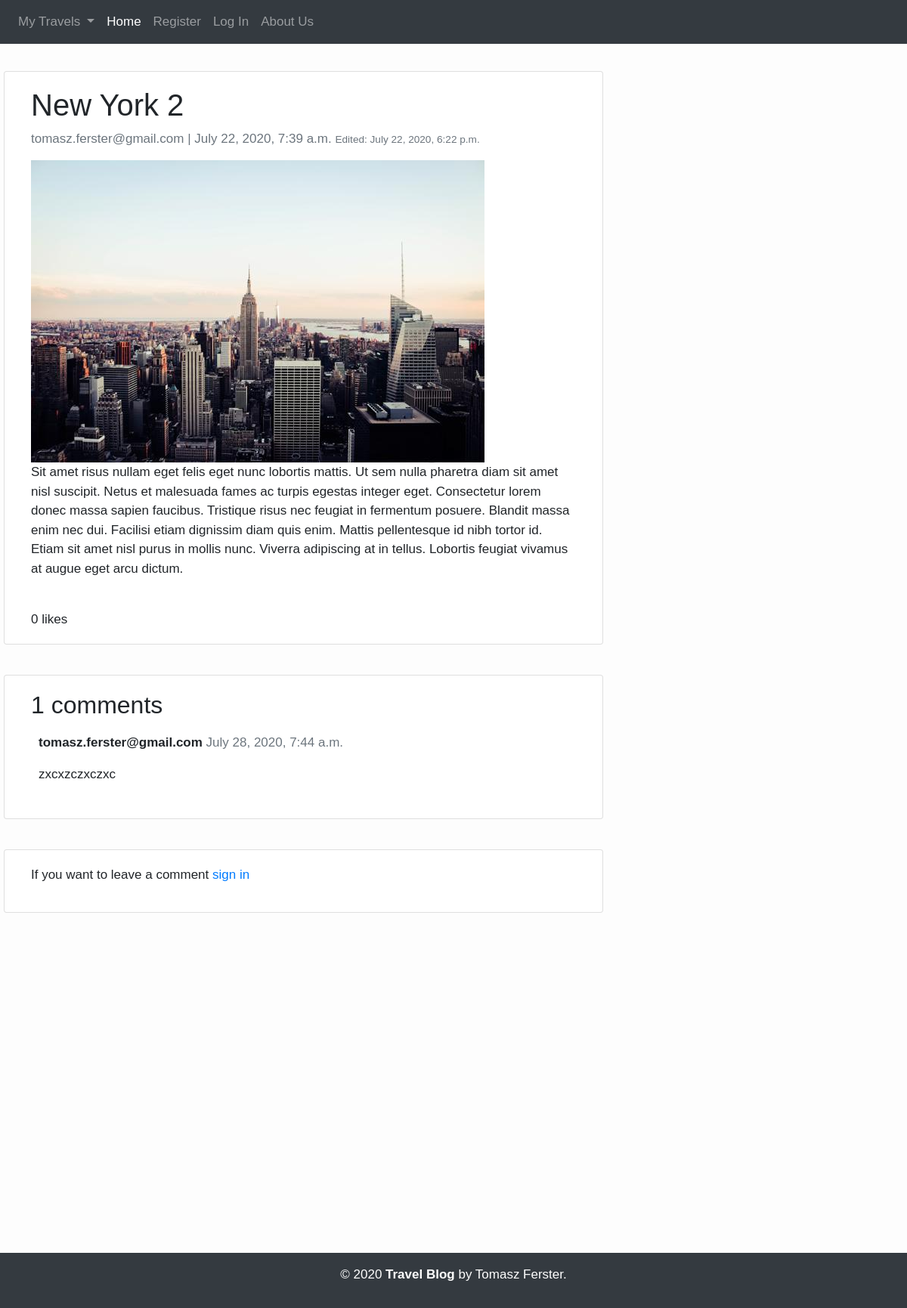
Page /6 on the committed database.
### main/models.py (models this page shows, shortened)
class Post(models.Model):
    post_category = models.ForeignKey(PostCategory, on_delete=models.CASCADE, related_name='posts')
    author = models.ForeignKey(Account, on_delete=models.CASCADE, related_name='blog_posts')  # related_name is used to make it User.blog_posts instead of User.post_set
    title = models.CharField(max_length=25)
    date_published = models.DateTimeField(auto_now_add=True)
    date_modified = models.DateTimeField(auto_now=True)
    image = models.ImageField(upload_to='post_images', blank=False, null=False)
    content = models.TextField(blank=False, null=False)
    likes  = models.ManyToManyField(Account, related_name='likes', blank=True)
    class Meta:
        verbose_name_plural = 'Posts'
        ordering = ['-date_published']
    def total_likes(self):
        return self.likes.count()

class PostComment(models.Model):
    user                = models.ForeignKey(Account, on_delete=models.CASCADE)
    post                = models.ForeignKey(Post, on_delete=models.CASCADE, related_name='comments')
    comment_date        = models.DateTimeField(auto_now_add=True)
    comment_text        = models.TextField(max_length=150)
    active              = models.BooleanField(default=False)
    class Meta:
        ordering = ['-comment_date']

### account/models.py (models this page shows, shortened)
class Account(AbstractBaseUser):
    email           = models.EmailField(max_length=50, unique=True)
    username        = models.CharField(max_length=50, unique=True)
    date_joined     = models.DateTimeField(auto_now_add=True)
    last_login      = models.DateTimeField(auto_now=True)
    is_admin        = models.BooleanField(default=False)
    is_active       = models.BooleanField(default=True)
    is_staff        = models.BooleanField(default=False)
    is_superuser    = models.BooleanField(default=False)
    USERNAME_FIELD = 'email'                # use email instead of username
    REQUIRED_FIELDS = ['username']          # besides email, username will be required
    objects = MyAccountManager()
    def __str__(self):
        return self.email

### main/views.py (the view, shortened to what this page needs)
# urls.py: path('<int:pk>', views.PostDetailView.as_view(), name='post-detail'),
class PostDetailView(PostLikeAndComment, FormMixin, DetailView):
    queryset = Post.objects.all()
    context_object_name = 'post'
    template_name = 'main/post_detail.html'
    form_class = CommentForm
    def get_context_data(self, *args, **kwargs):
        context = super(PostDetailView, self).get_context_data(*args, **kwargs)
        context['comment_form'] = CommentForm()
        context['comments'] = self.object.comments.filter(active=True)
        context['liked'] = self.object.likes.filter(pk=self.request.user.pk)
        return context

### main/context_processors.py (called while the page is built)
def post_categories(request):
    categories = PostCategory.objects.all()
    return {"categories": categories}

### main/models.py (called while the page is built)
    def get_absolute_url(self):
        return reverse("main:post-sort", kwargs={"single_slug": self.slug})

### main/templates/main/post_detail.html
{% extends 'base.html' %}
{% load crispy_forms_tags %}
{% block content %}
<div class="row">
  <div class="col-md-8 card mb-4 mt-3 left top">
    <div class="card-body">
      <h1>{% block title %} {{ post.title }} {% endblock title %}</h1>
      <p class=" text-muted">{{ post.author }} | {{ post.date_published }}
        {% if post.date_modified != post.date_published %}
         <small>Edited: {{ post.date_modified }}</small>
        {% endif %}</p>
      <img src="{{post.image.url}}">
      <p class="card-text ">{{ post.content | safe }}</p>
      {% if user.is_authenticated %}
        {% if post.author == request.user or request.user.is_admin %}
        <a href="{% url 'main:post-delete' post.id %}">Delete this post</a>
        <a href="{% url 'main:post-update' post.id %}">Update this post</a>
        {% endif %}
        {% if liked %}
        <form action="{% url 'main:post-like' post.id %}" method="POST">{% csrf_token %}
          <button type="submit" name="dislike" class="btn btn-danger">Dislike</button> - {{post.total_likes}} likes
        </form>
        {% else %}
        <form action="{% url 'main:post-like' post.id %}" method="POST">{% csrf_token %}
          <button type="submit" name="like" class="btn btn-success">Like</button> - {{post.total_likes}} likes
        </form>
        {% endif %}
      {% else %}
        <br>
        {{post.total_likes}} likes
      {% endif %}
    </div>
  </div>
  <div class="col-md-8 card mb-4  mt-3 ">
    <div class="card-body">
      <h2>{{ comments.count }} comments</h2>
      {% for comment in comments %}
      <div class="comments" style="padding: 10px;">
        <p class="font-weight-bold">
          {{ comment.user }}
          <span class=" text-muted font-weight-normal">{{ comment.comment_date }}</span></p>
        {{ comment.comment_text | linebreaks }}
      </div>
      {% endfor %}
    </div>
  </div>
  {% if user.is_authenticated %}
  <div class="col-md-8 card mb-4  mt-3 ">
    <div class="card-body">
      {% if new_comment %}
      <div class="alert alert-success" role="alert">
        Your comment is awaiting moderation
      </div>
      {% else %}
      <h3>Leave a comment</h3>
      <form method="POST">{% csrf_token %}
        {{ comment_form | crispy}}
        <button type="submit" class="btn btn-primary">Submit</button>
      </form>
      {% endif %}
    </div>
  </div>
  {% else %}
  <div class="col-md-8 card mb-4  mt-3 ">
    <div class="card-body">
      <p>If you want to leave a comment <a href="{% url 'account:login' %}">sign in</a></p>
    </div>
  </div>
  {% endif %}
</div>
{% endblock content %}

### main/static/main/style.css (style rules this page uses)
body { font-family: sans-serif; font-size: 17px; background-color: #fdfdfd; }

### rows in the picture
Post: title "New York 2", author "tomasz.ferster@gmail.com", date_published "July 22, 2020, 7:39 a.m.", date_modified "July 22, 2020, 6:22 p.m.", image (picture), content "Sit amet risus nullam eget felis eget nunc lobortis mattis. Ut sem nulla pharetra diam sit amet nisl suscipit. Netus et malesuada fames ac turpis egestas integer eget. Consectetur lorem donec massa sapien faucibus. Tristique risus nec feugiat in fermentum posuere. Blandit massa enim nec dui. Facilisi etiam dignissim diam quis enim. Mattis pellentesque id nibh tortor id. Etiam sit amet nisl purus in mollis nunc. Viverra adipiscing at in tellus. Lobortis feugiat vivamus at augue eget arcu dictum.", total_likes "0"
PostComment: user "tomasz.ferster@gmail.com", comment_date "July 28, 2020, 7:44 a.m.", comment_text "zxcxzczxczxc"

### other values in the picture
{{ comments.count }} "1"
